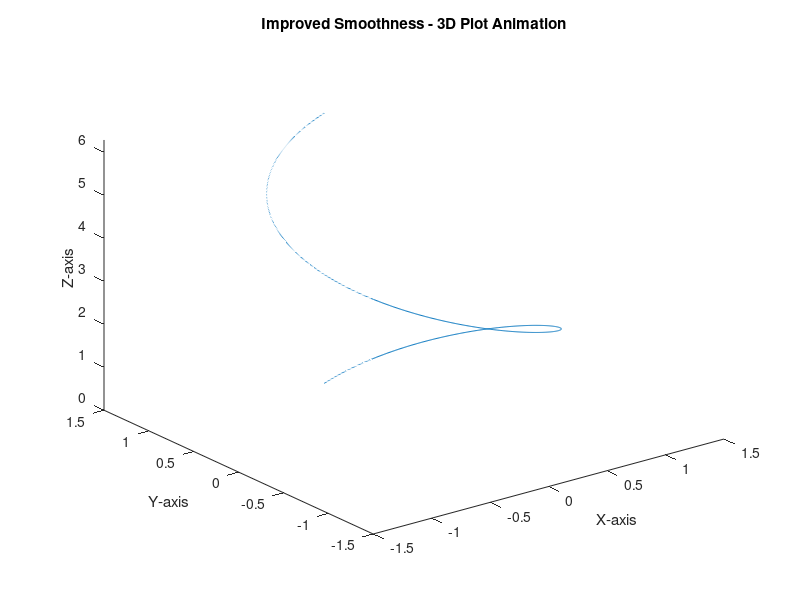

Write MATLAB code to recreate this figure.
% Create figure
figure;

% Define initial data for the line
t = linspace(0, 2*pi, 1000); % Increase the number of points
x = sin(t);
y = cos(t);
z = t;

% Create an initial plot with plot3
plot3(x, y, z);
xlabel('X-axis');
ylabel('Y-axis');
zlabel('Z-axis');
title('Improved Smoothness - 3D Plot Animation');
hold on;

% Create a line object
line_handle = line('XData', x(1), 'YData', y(1), 'ZData', z(1), 'Marker', 'o', 'Color', 'red');

% Set axis limits
xlim([-1.5, 1.5]);
ylim([-1.5, 1.5]);
zlim([0, 2*pi]);

% Set up the animation
numFrames = 1000; % Increase the number of frames

for i = 1:numFrames
    % Update data for the line
    new_x = sin(t + i * 0.1); % Change the function as needed for animation
    new_y = cos(t + i * 0.1);
    new_z = t + i * 0.1;

    % Update line data
    set(line_handle, 'XData', new_x, 'YData', new_y, 'ZData', new_z);
    
    % Reduce pause time for smoother animation
    pause(0.01); % Decreased pause time
    
    % Refresh the plot
    drawnow;
end